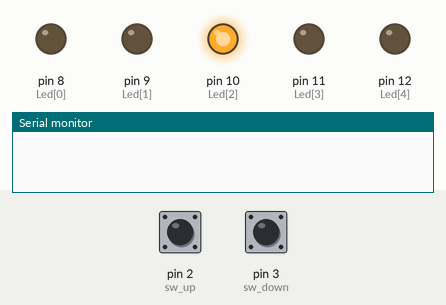
A sketch run on a simulated Arduino Uno, built with avr-gcc and run on an emulated ATmega328P. On the bench: output pins drawn as LEDs (lit = HIGH), the last lines printed to the serial monitor. Inputs (shaded band) come from the test bench; at power-on: pin 2 (sw_up) HIGH, pin 3 (sw_down) LOW.

Above: at 1.2 s.
1.3 s: pin 2 (sw_up) pulled LOW for 0.15 s
At 2.6 s:
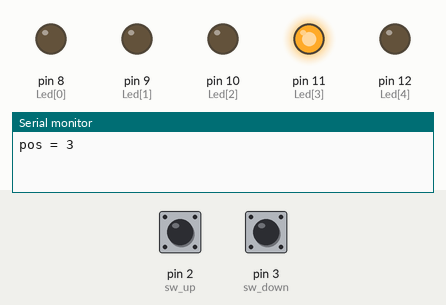
2.9 s: pin 2 (sw_up) pulled LOW for 1 s
At 5.1 s:
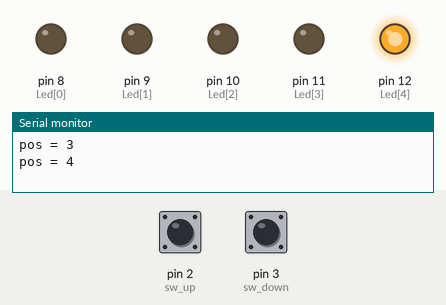
5.4 s: pin 2 (sw_up) pulled LOW for 0.15 s
At 6.7 s:
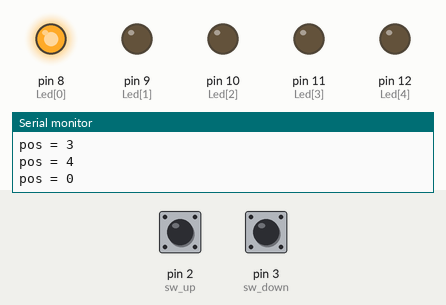
7.0 s: pin 2 (sw_up) pulled LOW for 3.2 s
At 11.1 s:
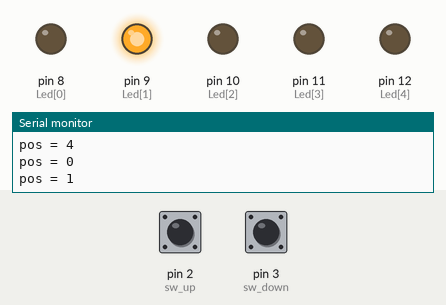
11.7 s: pin 3 (sw_down) pulled HIGH for 0.15 s
At 12.9 s:
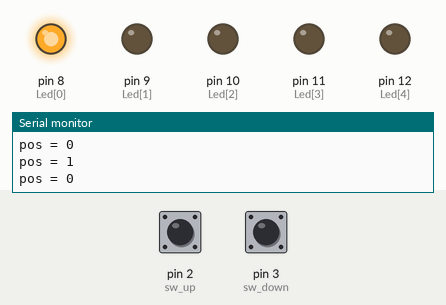
13.3 s: pin 3 (sw_down) pulled HIGH for 1 s
At 15.4 s:
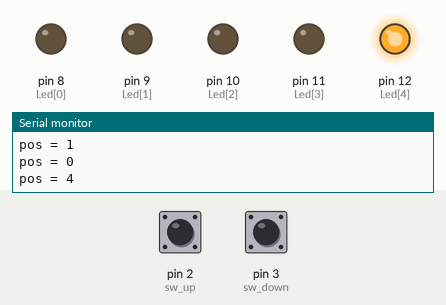
Timing chart, 0 to 16.8 s (numbered marks = the images above; inputs shaded):
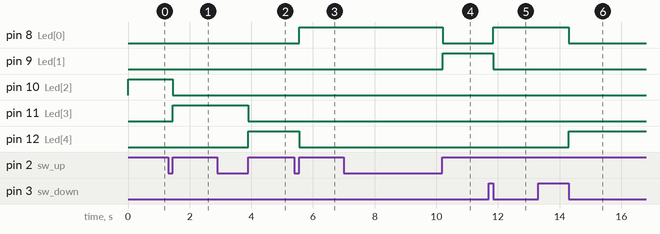

The sketch:

Lab2-1.ino
```cpp
const int Led[5] = {8, 9, 10, 11, 12};    //LED
const int sw_up = 2;    //按鈕1
const int sw_down = 3;    //按鈕2
int pos = 2;  //初始亮LED位置

void setup() {
  Serial.begin(9600);
  for(int i=0; i<5; i++){
    pinMode(Led[i], OUTPUT);
    digitalWrite(Led[i], LOW);
  }
  digitalWrite(Led[2], HIGH);
  pinMode(sw_up, INPUT_PULLUP);  //內建上拉電阻
  pinMode(sw_down,INPUT);
}

void loop() {
  bool swstate_up = digitalRead(sw_up);
  bool swstate_down = digitalRead(sw_down);
  if(swstate_up == LOW)
  {
    // 持續判斷開關狀態
    while(swstate_up == LOW)
    {
      swstate_up = digitalRead(sw_up);
    }
    digitalWrite(Led[pos], LOW);
    pos=(pos+1)%5;
    digitalWrite(Led[pos], HIGH);
    Serial.print("pos = ");
    Serial.println(pos);
  }
  if(swstate_down == HIGH)
  {
    // 持續判斷開關狀態
    while(swstate_down == HIGH)
    {
      swstate_down = digitalRead(sw_down);
    }
    digitalWrite(Led[pos], LOW);
    if(pos==0)
      pos = 4;
    else
      pos--;
    digitalWrite(Led[pos], HIGH);
    Serial.print("pos = ");
    Serial.println(pos);
  }
}
```

Measured:
- after the input at 1.3 s, pin 10 (Led[2]): HIGH → LOW after 0.15 s; pin 11 (Led[3]): LOW → HIGH after 0.15 s
- after the input at 2.9 s, pin 11 (Led[3]): HIGH → LOW after 1.0 s; pin 12 (Led[4]): LOW → HIGH after 1.0 s
- after the input at 5.4 s, pin 8 (Led[0]): LOW → HIGH after 0.15 s; pin 12 (Led[4]): HIGH → LOW after 0.15 s
- after the input at 7.0 s, pin 8 (Led[0]): HIGH → LOW after 3.2 s; pin 9 (Led[1]): LOW → HIGH after 3.2 s
- after the input at 11.7 s, pin 8 (Led[0]): LOW → HIGH after 0.15 s; pin 9 (Led[1]): HIGH → LOW after 0.15 s
- after the input at 13.3 s, pin 8 (Led[0]): HIGH → LOW after 1.0 s; pin 12 (Led[4]): LOW → HIGH after 1.0 s
